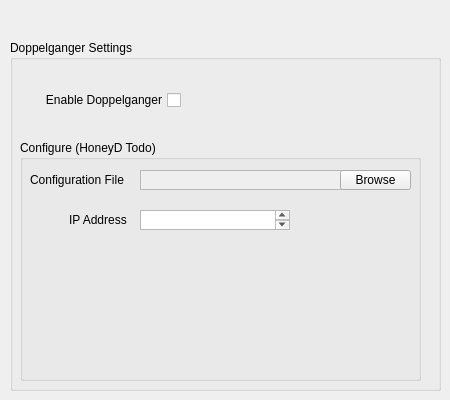
    <widget class="QWidget" name="doppelgangerPage">
     <widget class="QGroupBox" name="dmGroupBox">
      <property name="geometry">
       <rect>
        <x>10</x>
        <y>40</y>
        <width>431</width>
        <height>351</height>
       </rect>
      </property>
      <property name="title">
       <string>Doppelganger Settings</string>
      </property>
      <widget class="QGroupBox" name="dmConfigGroupBox">
       <property name="geometry">
        <rect>
         <x>10</x>
         <y>100</y>
         <width>401</width>
         <height>241</height>
        </rect>
       </property>
       <property name="title">
        <string>Configure (HoneyD Todo)</string>
       </property>
       <widget class="QLabel" name="dmConfigLabel">
        <property name="geometry">
         <rect>
          <x>10</x>
          <y>30</y>
          <width>111</width>
          <height>20</height>
         </rect>
        </property>
        <property name="toolTip">
         <string>&lt;!DOCTYPE HTML PUBLIC &quot;-//W3C//DTD HTML 4.0//EN&quot; &quot;http://www.w3.org/TR/REC-html40/strict.dtd&quot;&gt;
&lt;html&gt;&lt;head&gt;&lt;meta name=&quot;qrichtext&quot; content=&quot;1&quot; /&gt;&lt;style type=&quot;text/css&quot;&gt;
p, li { white-space: pre-wrap; }
&lt;/style&gt;&lt;/head&gt;&lt;body style=&quot; font-family:'Sans Serif'; font-size:9pt; font-weight:400; font-style:normal;&quot;&gt;
&lt;table border=&quot;0&quot; style=&quot;-qt-table-type: root; margin-top:4px; margin-bottom:4px; margin-left:4px; margin-right:4px;&quot;&gt;
&lt;tr&gt;
&lt;td style=&quot;border: none;&quot;&gt;
&lt;p align=&quot;center&quot; style=&quot; margin-top:0px; margin-bottom:0px; margin-left:0px; margin-right:0px; -qt-block-indent:0; text-indent:0px;&quot;&gt;The file to read the Doppelganger configuration from.&lt;/p&gt;&lt;/td&gt;&lt;/tr&gt;&lt;/table&gt;&lt;/body&gt;&lt;/html&gt;</string>
        </property>
        <property name="text">
         <string>Configuration File</string>
        </property>
       </widget>
       <widget class="QTextEdit" name="dmConfigEdit">
        <property name="enabled">
         <bool>false</bool>
        </property>
        <property name="geometry">
         <rect>
          <x>120</x>
          <y>30</y>
          <width>221</width>
          <height>20</height>
         </rect>
        </property>
        <property name="toolTip">
         <string>&lt;!DOCTYPE HTML PUBLIC &quot;-//W3C//DTD HTML 4.0//EN&quot; &quot;http://www.w3.org/TR/REC-html40/strict.dtd&quot;&gt;
&lt;html&gt;&lt;head&gt;&lt;meta name=&quot;qrichtext&quot; content=&quot;1&quot; /&gt;&lt;style type=&quot;text/css&quot;&gt;
p, li { white-space: pre-wrap; }
&lt;/style&gt;&lt;/head&gt;&lt;body style=&quot; font-family:'Sans Serif'; font-size:9pt; font-weight:400; font-style:normal;&quot;&gt;
&lt;table border=&quot;0&quot; style=&quot;-qt-table-type: root; margin-top:4px; margin-bottom:4px; margin-left:4px; margin-right:4px;&quot;&gt;
&lt;tr&gt;
&lt;td style=&quot;border: none;&quot;&gt;
&lt;p align=&quot;center&quot; style=&quot; margin-top:0px; margin-bottom:0px; margin-left:0px; margin-right:0px; -qt-block-indent:0; text-indent:0px;&quot;&gt;The file to read the Doppelganger configuration from.&lt;/p&gt;&lt;/td&gt;&lt;/tr&gt;&lt;/table&gt;&lt;/body&gt;&lt;/html&gt;</string>
        </property>
       </widget>
       <widget class="QPushButton" name="dmConfigButton">
        <property name="geometry">
         <rect>
          <x>320</x>
          <y>30</y>
          <width>71</width>
          <height>20</height>
         </rect>
        </property>
        <property name="toolTip">
         <string>&lt;!DOCTYPE HTML PUBLIC &quot;-//W3C//DTD HTML 4.0//EN&quot; &quot;http://www.w3.org/TR/REC-html40/strict.dtd&quot;&gt;
&lt;html&gt;&lt;head&gt;&lt;meta name=&quot;qrichtext&quot; content=&quot;1&quot; /&gt;&lt;style type=&quot;text/css&quot;&gt;
p, li { white-space: pre-wrap; }
&lt;/style&gt;&lt;/head&gt;&lt;body style=&quot; font-family:'Sans Serif'; font-size:9pt; font-weight:400; font-style:normal;&quot;&gt;
&lt;table border=&quot;0&quot; style=&quot;-qt-table-type: root; margin-top:4px; margin-bottom:4px; margin-left:4px; margin-right:4px;&quot;&gt;
&lt;tr&gt;
&lt;td style=&quot;border: none;&quot;&gt;
&lt;p align=&quot;center&quot; style=&quot; margin-top:0px; margin-bottom:0px; margin-left:0px; margin-right:0px; -qt-block-indent:0; text-indent:0px;&quot;&gt;Browse the file system for a configuration file.&lt;/p&gt;&lt;/td&gt;&lt;/tr&gt;&lt;/table&gt;&lt;/body&gt;&lt;/html&gt;</string>
        </property>
        <property name="text">
         <string>Browse</string>
        </property>
        <property name="flat">
         <bool>false</bool>
        </property>
       </widget>
       <widget class="QLabel" name="dmIPLabel">
        <property name="geometry">
         <rect>
          <x>49</x>
          <y>70</y>
          <width>71</width>
          <height>20</height>
         </rect>
        </property>
        <property name="toolTip">
         <string>&lt;!DOCTYPE HTML PUBLIC &quot;-//W3C//DTD HTML 4.0//EN&quot; &quot;http://www.w3.org/TR/REC-html40/strict.dtd&quot;&gt;
&lt;html&gt;&lt;head&gt;&lt;meta name=&quot;qrichtext&quot; content=&quot;1&quot; /&gt;&lt;style type=&quot;text/css&quot;&gt;
p, li { white-space: pre-wrap; }
&lt;/style&gt;&lt;/head&gt;&lt;body style=&quot; font-family:'Sans Serif'; font-size:9pt; font-weight:400; font-style:normal;&quot;&gt;
&lt;table border=&quot;0&quot; style=&quot;-qt-table-type: root; margin-top:4px; margin-bottom:4px; margin-left:4px; margin-right:4px;&quot;&gt;
&lt;tr&gt;
&lt;td style=&quot;border: none;&quot;&gt;
&lt;p align=&quot;center&quot; style=&quot; margin-top:0px; margin-bottom:0px; margin-left:0px; margin-right:0px; -qt-block-indent:0; text-indent:0px;&quot;&gt;The IP address the Doppelganger is assigned,  Must be available.&lt;/p&gt;&lt;/td&gt;&lt;/tr&gt;&lt;/table&gt;&lt;/body&gt;&lt;/html&gt;</string>
        </property>
        <property name="text">
         <string>IP Address</string>
        </property>
       </widget>
       <widget class="QTextEdit" name="dmIPEdit">
        <property name="geometry">
         <rect>
          <x>120</x>
          <y>70</y>
          <width>150</width>
          <height>20</height>
         </rect>
        </property>
        <property name="toolTip">
         <string>&lt;!DOCTYPE HTML PUBLIC &quot;-//W3C//DTD HTML 4.0//EN&quot; &quot;http://www.w3.org/TR/REC-html40/strict.dtd&quot;&gt;
&lt;html&gt;&lt;head&gt;&lt;meta name=&quot;qrichtext&quot; content=&quot;1&quot; /&gt;&lt;style type=&quot;text/css&quot;&gt;
p, li { white-space: pre-wrap; }
&lt;/style&gt;&lt;/head&gt;&lt;body style=&quot; font-family:'Sans Serif'; font-size:9pt; font-weight:400; font-style:normal;&quot;&gt;
&lt;table border=&quot;0&quot; style=&quot;-qt-table-type: root; margin-top:4px; margin-bottom:4px; margin-left:4px; margin-right:4px;&quot;&gt;
&lt;tr&gt;
&lt;td style=&quot;border: none;&quot;&gt;
&lt;p align=&quot;center&quot; style=&quot; margin-top:0px; margin-bottom:0px; margin-left:0px; margin-right:0px; -qt-block-indent:0; text-indent:0px;&quot;&gt;The IP address the Doppelganger is assigned,  Must be available.&lt;/p&gt;&lt;/td&gt;&lt;/tr&gt;&lt;/table&gt;&lt;/body&gt;&lt;/html&gt;</string>
        </property>
       </widget>
      </widget>
      <widget class="QCheckBox" name="dmCheckBox">
       <property name="geometry">
        <rect>
         <x>20</x>
         <y>50</y>
         <width>151</width>
         <height>20</height>
        </rect>
       </property>
       <property name="toolTip">
        <string>&lt;!DOCTYPE HTML PUBLIC &quot;-//W3C//DTD HTML 4.0//EN&quot; &quot;http://www.w3.org/TR/REC-html40/strict.dtd&quot;&gt;
&lt;html&gt;&lt;head&gt;&lt;meta name=&quot;qrichtext&quot; content=&quot;1&quot; /&gt;&lt;style type=&quot;text/css&quot;&gt;
p, li { white-space: pre-wrap; }
&lt;/style&gt;&lt;/head&gt;&lt;body style=&quot; font-family:'Sans Serif'; font-size:9pt; font-weight:400; font-style:normal;&quot;&gt;
&lt;table border=&quot;0&quot; style=&quot;-qt-table-type: root; margin-top:4px; margin-bottom:4px; margin-left:4px; margin-right:4px;&quot;&gt;
&lt;tr&gt;
&lt;td style=&quot;border: none;&quot;&gt;
&lt;p align=&quot;center&quot; style=&quot; margin-top:0px; margin-bottom:0px; margin-left:0px; margin-right:0px; -qt-block-indent:0; text-indent:0px;&quot;&gt;Turning off the Doppelganger will mean that this host will be visible at all times even if the suspect is classified as hostile.&lt;/p&gt;&lt;/td&gt;&lt;/tr&gt;&lt;/table&gt;&lt;/body&gt;&lt;/html&gt;</string>
       </property>
       <property name="layoutDirection">
        <enum>Qt::RightToLeft</enum>
       </property>
       <property name="text">
        <string>Enable Doppelganger</string>
       </property>
      </widget>
     </widget>
    </widget>
